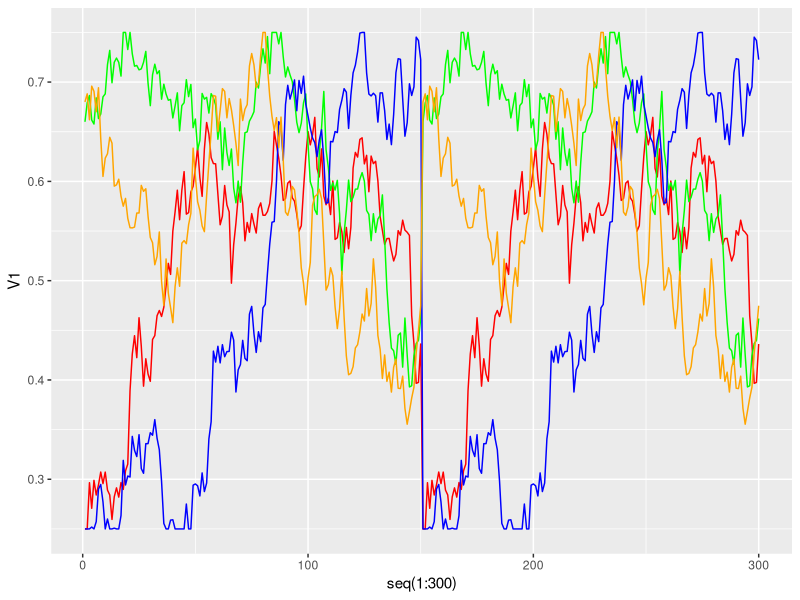

Write R code to recreate this figure.
library(ggplot2)

dfr=matrix(0,300,4)
dfr[,1]<-c(0.25      , 0.25      , 0.29653201, 0.27076179, 0.29888813,
           0.28412809, 0.29432658, 0.3072721 , 0.29560333, 0.3072023 ,
           0.28907754, 0.28417372, 0.25953949, 0.28229099, 0.29133357,
           0.28202734, 0.29670496, 0.28977379, 0.30849592, 0.31526801,
           0.38909483, 0.4260348 , 0.44457387, 0.42247896, 0.4626376 ,
           0.43393416, 0.39378826, 0.42133862, 0.40597954, 0.39863518,
           0.4408057 , 0.44468558, 0.46470837, 0.46996881, 0.46396124,
           0.4733184 , 0.49485794, 0.51741877, 0.506317  , 0.54993992,
           0.56932012, 0.5911291 , 0.56140896, 0.59119331, 0.60978899,
           0.56702032, 0.5685424 , 0.58924862, 0.59505489, 0.61360677,
           0.6341522 , 0.60382897, 0.58491946, 0.63254496, 0.6592696 ,
           0.64748938, 0.62387202, 0.61793518, 0.61768686, 0.58700643,
           0.55631618, 0.56493872, 0.59584311, 0.57625231, 0.56924477,
           0.49748586, 0.53618058, 0.55791015, 0.58463809, 0.59454323,
           0.57854233, 0.54013773, 0.55860499, 0.54873916, 0.56754808,
           0.55707299, 0.54799818, 0.57268522, 0.57831684, 0.56590706,
           0.56589777, 0.56965327, 0.57782928, 0.60006409, 0.65047214,
           0.6364489 , 0.62330925, 0.60604435, 0.58084271, 0.58270879,
           0.59816477, 0.60044994, 0.58356501, 0.58006644, 0.56685317,
           0.54993071, 0.55534887, 0.59210925, 0.62496258, 0.65010374,
           0.63678605, 0.64692032, 0.66446859, 0.61314971, 0.60447043,
           0.63267655, 0.58509533, 0.57646801, 0.58314691, 0.56658277,
           0.60032151, 0.54155898, 0.54318705, 0.55848724, 0.54943992,
           0.52841887, 0.55360026, 0.53215302, 0.55368953, 0.61342992,
           0.62919074, 0.62445923, 0.64227641, 0.64386443, 0.61762331,
           0.62621401, 0.58959499, 0.62548665, 0.61789333, 0.62024515,
           0.60053234, 0.56438362, 0.55057144, 0.53651071, 0.54235848,
           0.54260781, 0.53029942, 0.51985796, 0.52654886, 0.55037448,
           0.54586584, 0.56093255, 0.55091834, 0.5487491 , 0.54553658,
           0.46480801, 0.43665417, 0.39663153, 0.39756167, 0.43620843,
           0.25      , 0.25      , 0.29653201, 0.27076179, 0.29888813,
           0.28412809, 0.29432658, 0.3072721 , 0.29560333, 0.3072023 ,
           0.28907754, 0.28417372, 0.25953949, 0.28229099, 0.29133357,
           0.28202734, 0.29670496, 0.28977379, 0.30849592, 0.31526801,
           0.38909483, 0.4260348 , 0.44457387, 0.42247896, 0.4626376 ,
           0.43393416, 0.39378826, 0.42133862, 0.40597954, 0.39863518,
           0.4408057 , 0.44468558, 0.46470837, 0.46996881, 0.46396124,
           0.4733184 , 0.49485794, 0.51741877, 0.506317  , 0.54993992,
           0.56932012, 0.5911291 , 0.56140896, 0.59119331, 0.60978899,
           0.56702032, 0.5685424 , 0.58924862, 0.59505489, 0.61360677,
           0.6341522 , 0.60382897, 0.58491946, 0.63254496, 0.6592696 ,
           0.64748938, 0.62387202, 0.61793518, 0.61768686, 0.58700643,
           0.55631618, 0.56493872, 0.59584311, 0.57625231, 0.56924477,
           0.49748586, 0.53618058, 0.55791015, 0.58463809, 0.59454323,
           0.57854233, 0.54013773, 0.55860499, 0.54873916, 0.56754808,
           0.55707299, 0.54799818, 0.57268522, 0.57831684, 0.56590706,
           0.56589777, 0.56965327, 0.57782928, 0.60006409, 0.65047214,
           0.6364489 , 0.62330925, 0.60604435, 0.58084271, 0.58270879,
           0.59816477, 0.60044994, 0.58356501, 0.58006644, 0.56685317,
           0.54993071, 0.55534887, 0.59210925, 0.62496258, 0.65010374,
           0.63678605, 0.64692032, 0.66446859, 0.61314971, 0.60447043,
           0.63267655, 0.58509533, 0.57646801, 0.58314691, 0.56658277,
           0.60032151, 0.54155898, 0.54318705, 0.55848724, 0.54943992,
           0.52841887, 0.55360026, 0.53215302, 0.55368953, 0.61342992,
           0.62919074, 0.62445923, 0.64227641, 0.64386443, 0.61762331,
           0.62621401, 0.58959499, 0.62548665, 0.61789333, 0.62024515,
           0.60053234, 0.56438362, 0.55057144, 0.53651071, 0.54235848,
           0.54260781, 0.53029942, 0.51985796, 0.52654886, 0.55037448,
           0.54586584, 0.56093255, 0.55091834, 0.5487491 , 0.54553658,
           0.46480801, 0.43665417, 0.39663153, 0.39756167, 0.43620843)
dfr[,2]= c(0.66      , 0.67904224, 0.6865016 , 0.66176208, 0.65776337,
           0.68406253, 0.66325859, 0.66777431, 0.68512092, 0.68814263,
           0.71762094, 0.73192014, 0.69929896, 0.71994192, 0.72419868,
           0.71983205, 0.70603651, 0.75      , 0.75      , 0.73279781,
           0.75      , 0.72852555, 0.71602029, 0.71674728, 0.71232021,
           0.71328571, 0.71993105, 0.73089371, 0.69889009, 0.67625524,
           0.70738111, 0.71798967, 0.7083456 , 0.71146363, 0.68279303,
           0.69784356, 0.68792201, 0.68170684, 0.68250988, 0.66391005,
           0.67598681, 0.68915058, 0.65098302, 0.67636701, 0.67919132,
           0.7024188 , 0.68535917, 0.6975601 , 0.65409894, 0.66274217,
           0.63182945, 0.64120404, 0.68853287, 0.68283953, 0.68465153,
           0.66881108, 0.68833049, 0.68413461, 0.67686983, 0.64244577,
           0.6599678 , 0.61177894, 0.65375721, 0.62903522, 0.61601974,
           0.63257741, 0.59333604, 0.57841725, 0.60031267, 0.57904955,
           0.61846007, 0.6490019 , 0.64984706, 0.66070046, 0.66494399,
           0.6701445 , 0.70001279, 0.69402977, 0.71723263, 0.73351544,
           0.71916799, 0.74579943, 0.70845006, 0.75      , 0.75      ,
           0.75      , 0.73850616, 0.75      , 0.72528673, 0.70515428,
           0.71528992, 0.70726893, 0.70061906, 0.6826053 , 0.65958503,
           0.64905027, 0.65866324, 0.67911254, 0.68803827, 0.63731643,
           0.59957992, 0.59253182, 0.5714805 , 0.56668606, 0.6293194 ,
           0.65390618, 0.69057396, 0.63193127, 0.61427448, 0.59095297,
           0.59857043, 0.59127916, 0.60100485, 0.56678431, 0.5063182 ,
           0.54733875, 0.57084358, 0.6012883 , 0.57959987, 0.58393692,
           0.59217529, 0.59226945, 0.60222565, 0.60881098, 0.60024137,
           0.57072137, 0.56675062, 0.54030745, 0.56743097, 0.54859511,
           0.56208968, 0.56576367, 0.58638037, 0.54211301, 0.49177819,
           0.45769158, 0.43211342, 0.42940443, 0.41586455, 0.44500169,
           0.44730139, 0.41295299, 0.46236718, 0.42526029, 0.39300105,
           0.39411948, 0.42464317, 0.43668793, 0.43989258, 0.46190148,
           0.66      , 0.67904224, 0.6865016 , 0.66176208, 0.65776337,
           0.68406253, 0.66325859, 0.66777431, 0.68512092, 0.68814263,
           0.71762094, 0.73192014, 0.69929896, 0.71994192, 0.72419868,
           0.71983205, 0.70603651, 0.75      , 0.75      , 0.73279781,
           0.75      , 0.72852555, 0.71602029, 0.71674728, 0.71232021,
           0.71328571, 0.71993105, 0.73089371, 0.69889009, 0.67625524,
           0.70738111, 0.71798967, 0.7083456 , 0.71146363, 0.68279303,
           0.69784356, 0.68792201, 0.68170684, 0.68250988, 0.66391005,
           0.67598681, 0.68915058, 0.65098302, 0.67636701, 0.67919132,
           0.7024188 , 0.68535917, 0.6975601 , 0.65409894, 0.66274217,
           0.63182945, 0.64120404, 0.68853287, 0.68283953, 0.68465153,
           0.66881108, 0.68833049, 0.68413461, 0.67686983, 0.64244577,
           0.6599678 , 0.61177894, 0.65375721, 0.62903522, 0.61601974,
           0.63257741, 0.59333604, 0.57841725, 0.60031267, 0.57904955,
           0.61846007, 0.6490019 , 0.64984706, 0.66070046, 0.66494399,
           0.6701445 , 0.70001279, 0.69402977, 0.71723263, 0.73351544,
           0.71916799, 0.74579943, 0.70845006, 0.75      , 0.75      ,
           0.75      , 0.73850616, 0.75      , 0.72528673, 0.70515428,
           0.71528992, 0.70726893, 0.70061906, 0.6826053 , 0.65958503,
           0.64905027, 0.65866324, 0.67911254, 0.68803827, 0.63731643,
           0.59957992, 0.59253182, 0.5714805 , 0.56668606, 0.6293194 ,
           0.65390618, 0.69057396, 0.63193127, 0.61427448, 0.59095297,
           0.59857043, 0.59127916, 0.60100485, 0.56678431, 0.5063182 ,
           0.54733875, 0.57084358, 0.6012883 , 0.57959987, 0.58393692,
           0.59217529, 0.59226945, 0.60222565, 0.60881098, 0.60024137,
           0.57072137, 0.56675062, 0.54030745, 0.56743097, 0.54859511,
           0.56208968, 0.56576367, 0.58638037, 0.54211301, 0.49177819,
           0.45769158, 0.43211342, 0.42940443, 0.41586455, 0.44500169,
           0.44730139, 0.41295299, 0.46236718, 0.42526029, 0.39300105,
           0.39411948, 0.42464317, 0.43668793, 0.43989258, 0.46190148)
dfr[,3]=c(0.25      , 0.25      , 0.25      , 0.25188833, 0.25      ,
          0.25727115, 0.29014945, 0.29474925, 0.2772231 , 0.25      ,
          0.2599675 , 0.25      , 0.25      , 0.25077131, 0.25      ,
          0.25      , 0.26339086, 0.31900786, 0.2942447 , 0.30324699,
          0.30227632, 0.34316062, 0.32912057, 0.32286589, 0.34484398,
          0.31075089, 0.30603059, 0.33582741, 0.33589548, 0.34688621,
          0.34433675, 0.36003711, 0.341323  , 0.32968534, 0.2977107 ,
          0.2555033 , 0.25      , 0.25      , 0.25886913, 0.25921928,
          0.25      , 0.25      , 0.25      , 0.25      , 0.25      ,
          0.27503791, 0.25      , 0.25      , 0.2940635 , 0.29526366,
          0.29343237, 0.28321222, 0.30637056, 0.2876127 , 0.29622837,
          0.34059659, 0.35794747, 0.42903068, 0.41803865, 0.43391942,
          0.41721643, 0.43553081, 0.42342208, 0.42857669, 0.42875456,
          0.44810461, 0.44011263, 0.38791142, 0.41021495, 0.41557201,
          0.43986132, 0.42179304, 0.41934617, 0.46630278, 0.4740757 ,
          0.44664988, 0.42774752, 0.44858698, 0.43861428, 0.47261554,
          0.47608982, 0.50757694, 0.53674002, 0.55887402, 0.55954806,
          0.60021088, 0.66010064, 0.65595691, 0.62125501, 0.67739913,
          0.69675321, 0.6828989 , 0.69129564, 0.7021905 , 0.67115508,
          0.70165271, 0.68863755, 0.70594543, 0.67763873, 0.66584752,
          0.65368854, 0.64368556, 0.6390816 , 0.62488955, 0.6415483 ,
          0.65196482, 0.62192137, 0.57804677, 0.57874477, 0.64022895,
          0.63980853, 0.65016179, 0.64912216, 0.67252908, 0.68172524,
          0.6933682 , 0.68983028, 0.65333221, 0.68655056, 0.70929785,
          0.71700756, 0.73043253, 0.74935088, 0.75      , 0.75      ,
          0.70920975, 0.68795246, 0.68606165, 0.68879358, 0.686294  ,
          0.65971481, 0.68912501, 0.68913348, 0.67115165, 0.6422476 ,
          0.65768392, 0.63699663, 0.66753016, 0.70939099, 0.72356223,
          0.72292383, 0.68334116, 0.64551018, 0.65908022, 0.69824924,
          0.68651221, 0.69519769, 0.74525197, 0.74187706, 0.72259072,
          0.25      , 0.25      , 0.25      , 0.25188833, 0.25      ,
          0.25727115, 0.29014945, 0.29474925, 0.2772231 , 0.25      ,
          0.2599675 , 0.25      , 0.25      , 0.25077131, 0.25      ,
          0.25      , 0.26339086, 0.31900786, 0.2942447 , 0.30324699,
          0.30227632, 0.34316062, 0.32912057, 0.32286589, 0.34484398,
          0.31075089, 0.30603059, 0.33582741, 0.33589548, 0.34688621,
          0.34433675, 0.36003711, 0.341323  , 0.32968534, 0.2977107 ,
          0.2555033 , 0.25      , 0.25      , 0.25886913, 0.25921928,
          0.25      , 0.25      , 0.25      , 0.25      , 0.25      ,
          0.27503791, 0.25      , 0.25      , 0.2940635 , 0.29526366,
          0.29343237, 0.28321222, 0.30637056, 0.2876127 , 0.29622837,
          0.34059659, 0.35794747, 0.42903068, 0.41803865, 0.43391942,
          0.41721643, 0.43553081, 0.42342208, 0.42857669, 0.42875456,
          0.44810461, 0.44011263, 0.38791142, 0.41021495, 0.41557201,
          0.43986132, 0.42179304, 0.41934617, 0.46630278, 0.4740757 ,
          0.44664988, 0.42774752, 0.44858698, 0.43861428, 0.47261554,
          0.47608982, 0.50757694, 0.53674002, 0.55887402, 0.55954806,
          0.60021088, 0.66010064, 0.65595691, 0.62125501, 0.67739913,
          0.69675321, 0.6828989 , 0.69129564, 0.7021905 , 0.67115508,
          0.70165271, 0.68863755, 0.70594543, 0.67763873, 0.66584752,
          0.65368854, 0.64368556, 0.6390816 , 0.62488955, 0.6415483 ,
          0.65196482, 0.62192137, 0.57804677, 0.57874477, 0.64022895,
          0.63980853, 0.65016179, 0.64912216, 0.67252908, 0.68172524,
          0.6933682 , 0.68983028, 0.65333221, 0.68655056, 0.70929785,
          0.71700756, 0.73043253, 0.74935088, 0.75      , 0.75      ,
          0.70920975, 0.68795246, 0.68606165, 0.68879358, 0.686294  ,
          0.65971481, 0.68912501, 0.68913348, 0.67115165, 0.6422476 ,
          0.65768392, 0.63699663, 0.66753016, 0.70939099, 0.72356223,
          0.72292383, 0.68334116, 0.64551018, 0.65908022, 0.69824924,
          0.68651221, 0.69519769, 0.74525197, 0.74187706, 0.72259072)
dfr[,4]=c(0.68      , 0.68816205, 0.66203033, 0.69590268, 0.69072642,
          0.67013795, 0.69427731, 0.64344347, 0.60500363, 0.62341362,
          0.62780727, 0.64439041, 0.63848694, 0.59521544, 0.59651779,
          0.60220021, 0.58517908, 0.57503061, 0.58284646, 0.56281016,
          0.55332787, 0.55313736, 0.5539741 , 0.56812893, 0.56814546,
          0.59595104, 0.58994929, 0.59254596, 0.56482352, 0.54348757,
          0.53820228, 0.5160485 , 0.52434118, 0.54900963, 0.49917149,
          0.47506879, 0.52182693, 0.48735981, 0.4727774 , 0.45771447,
          0.49406163, 0.51293603, 0.49436279, 0.53778672, 0.54034622,
          0.53727333, 0.55640977, 0.56779492, 0.63344723, 0.60527937,
          0.57951292, 0.57080741, 0.55517102, 0.5493658 , 0.58557349,
          0.61863286, 0.64970968, 0.68645481, 0.68577119, 0.65017654,
          0.67145584, 0.69341181, 0.69064436, 0.66400245, 0.68340523,
          0.67212603, 0.65635003, 0.63831157, 0.61597733, 0.68287028,
          0.66127869, 0.67263249, 0.67734152, 0.71624722, 0.72875372,
          0.71737757, 0.69466567, 0.69838477, 0.72717158, 0.75      ,
          0.75      , 0.714983  , 0.68570691, 0.66553469, 0.65133699,
          0.66418917, 0.63395347, 0.66473839, 0.62147034, 0.56905453,
          0.56577609, 0.57451475, 0.5948663 , 0.59139161, 0.57136086,
          0.54795735, 0.51300811, 0.49700221, 0.47568939, 0.50254285,
          0.51829833, 0.57584122, 0.5847985 , 0.58656003, 0.59203096,
          0.58245103, 0.53708341, 0.49051456, 0.49592454, 0.51301751,
          0.50506558, 0.47368124, 0.45176924, 0.47169449, 0.50938673,
          0.46338109, 0.42432883, 0.40527288, 0.40665468, 0.4134301 ,
          0.43223874, 0.43558391, 0.44834179, 0.46638791, 0.4593474 ,
          0.49207167, 0.46446579, 0.477035  , 0.52196585, 0.49351522,
          0.44478144, 0.43089997, 0.40152154, 0.42518677, 0.39856933,
          0.40785366, 0.38783216, 0.41281833, 0.42104078, 0.39166313,
          0.39134366, 0.40381981, 0.37143155, 0.355438  , 0.36831722,
          0.38178385, 0.39267902, 0.42702334, 0.44969511, 0.47476515,
          0.68      , 0.68816205, 0.66203033, 0.69590268, 0.69072642,
          0.67013795, 0.69427731, 0.64344347, 0.60500363, 0.62341362,
          0.62780727, 0.64439041, 0.63848694, 0.59521544, 0.59651779,
          0.60220021, 0.58517908, 0.57503061, 0.58284646, 0.56281016,
          0.55332787, 0.55313736, 0.5539741 , 0.56812893, 0.56814546,
          0.59595104, 0.58994929, 0.59254596, 0.56482352, 0.54348757,
          0.53820228, 0.5160485 , 0.52434118, 0.54900963, 0.49917149,
          0.47506879, 0.52182693, 0.48735981, 0.4727774 , 0.45771447,
          0.49406163, 0.51293603, 0.49436279, 0.53778672, 0.54034622,
          0.53727333, 0.55640977, 0.56779492, 0.63344723, 0.60527937,
          0.57951292, 0.57080741, 0.55517102, 0.5493658 , 0.58557349,
          0.61863286, 0.64970968, 0.68645481, 0.68577119, 0.65017654,
          0.67145584, 0.69341181, 0.69064436, 0.66400245, 0.68340523,
          0.67212603, 0.65635003, 0.63831157, 0.61597733, 0.68287028,
          0.66127869, 0.67263249, 0.67734152, 0.71624722, 0.72875372,
          0.71737757, 0.69466567, 0.69838477, 0.72717158, 0.75      ,
          0.75      , 0.714983  , 0.68570691, 0.66553469, 0.65133699,
          0.66418917, 0.63395347, 0.66473839, 0.62147034, 0.56905453,
          0.56577609, 0.57451475, 0.5948663 , 0.59139161, 0.57136086,
          0.54795735, 0.51300811, 0.49700221, 0.47568939, 0.50254285,
          0.51829833, 0.57584122, 0.5847985 , 0.58656003, 0.59203096,
          0.58245103, 0.53708341, 0.49051456, 0.49592454, 0.51301751,
          0.50506558, 0.47368124, 0.45176924, 0.47169449, 0.50938673,
          0.46338109, 0.42432883, 0.40527288, 0.40665468, 0.4134301 ,
          0.43223874, 0.43558391, 0.44834179, 0.46638791, 0.4593474 ,
          0.49207167, 0.46446579, 0.477035  , 0.52196585, 0.49351522,
          0.44478144, 0.43089997, 0.40152154, 0.42518677, 0.39856933,
          0.40785366, 0.38783216, 0.41281833, 0.42104078, 0.39166313,
          0.39134366, 0.40381981, 0.37143155, 0.355438  , 0.36831722,
          0.38178385, 0.39267902, 0.42702334, 0.44969511, 0.47476515)

dfr<-as.data.frame((dfr))

temp_plot = ggplot(dfr, aes(seq(1:300))) +                    # basic graphical object
  geom_line(aes(y=V1), colour="red") +  # first bandit
  geom_line(aes(y=V2), colour="green") + # second bandit
  geom_line(aes(y=V3), colour="blue") + # third bandit
  geom_line(aes(y=V4), colour="orange")  # forth bandit
